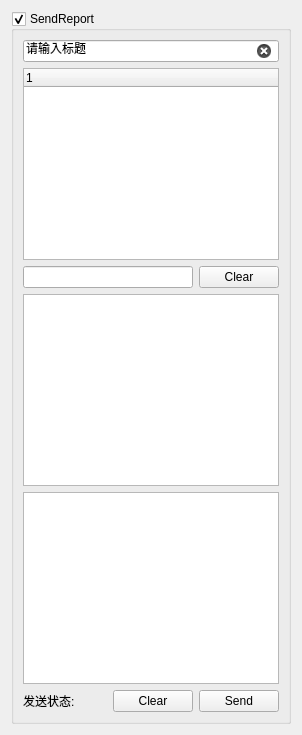
      <widget class="QWidget" name="tab5">
       <attribute name="title">
        <string>发送报表</string>
       </attribute>
       <layout class="QVBoxLayout" name="verticalLayout_6">
        <item>
         <layout class="QVBoxLayout" name="verticalLayout_2">
          <item>
           <widget class="QGroupBox" name="MailgroupBox">
            <property name="title">
             <string>SendReport</string>
            </property>
            <property name="flat">
             <bool>false</bool>
            </property>
            <property name="checkable">
             <bool>true</bool>
            </property>
            <property name="checked">
             <bool>true</bool>
            </property>
            <layout class="QGridLayout" name="gridLayout">
             <item row="4" column="0" colspan="3">
              <widget class="QPlainTextEdit" name="MailContext">
               <property name="overwriteMode">
                <bool>false</bool>
               </property>
              </widget>
             </item>
             <item row="3" column="0" colspan="3">
              <widget class="QTreeView" name="attachment"/>
             </item>
             <item row="1" column="0" colspan="3">
              <widget class="QTreeWidget" name="receiver">
               <column>
                <property name="text">
                 <string notr="true">1</string>
                </property>
               </column>
              </widget>
             </item>
             <item row="5" column="0">
              <widget class="QLabel" name="maillabel">
               <property name="text">
                <string>发送状态: </string>
               </property>
               <property name="wordWrap">
                <bool>true</bool>
               </property>
              </widget>
             </item>
             <item row="5" column="2">
              <widget class="QPushButton" name="sendemail">
               <property name="sizePolicy">
                <sizepolicy hsizetype="Fixed" vsizetype="Fixed">
                 <horstretch>0</horstretch>
                 <verstretch>0</verstretch>
                </sizepolicy>
               </property>
               <property name="text">
                <string>Send</string>
               </property>
               <property name="checkable">
                <bool>true</bool>
               </property>
              </widget>
             </item>
             <item row="5" column="1">
              <widget class="QPushButton" name="clearemail">
               <property name="sizePolicy">
                <sizepolicy hsizetype="Fixed" vsizetype="Fixed">
                 <horstretch>0</horstretch>
                 <verstretch>0</verstretch>
                </sizepolicy>
               </property>
               <property name="text">
                <string>Clear</string>
               </property>
               <property name="checkable">
                <bool>true</bool>
               </property>
               <property name="checked">
                <bool>false</bool>
               </property>
              </widget>
             </item>
             <item row="2" column="2">
              <widget class="QPushButton" name="clearflie">
               <property name="text">
                <string>Clear</string>
               </property>
               <property name="iconSize">
                <size>
                 <width>16</width>
                 <height>16</height>
                </size>
               </property>
               <property name="checkable">
                <bool>true</bool>
               </property>
              </widget>
             </item>
             <item row="0" column="0" colspan="3">
              <widget class="QLineEdit" name="head">
               <property name="text">
                <string>请输入标题</string>
               </property>
               <property name="clearButtonEnabled">
                <bool>true</bool>
               </property>
              </widget>
             </item>
             <item row="2" column="0" colspan="2">
              <widget class="QLineEdit" name="File">
               <property name="readOnly">
                <bool>true</bool>
               </property>
              </widget>
             </item>
            </layout>
           </widget>
          </item>
         </layout>
        </item>
       </layout>
      </widget>
